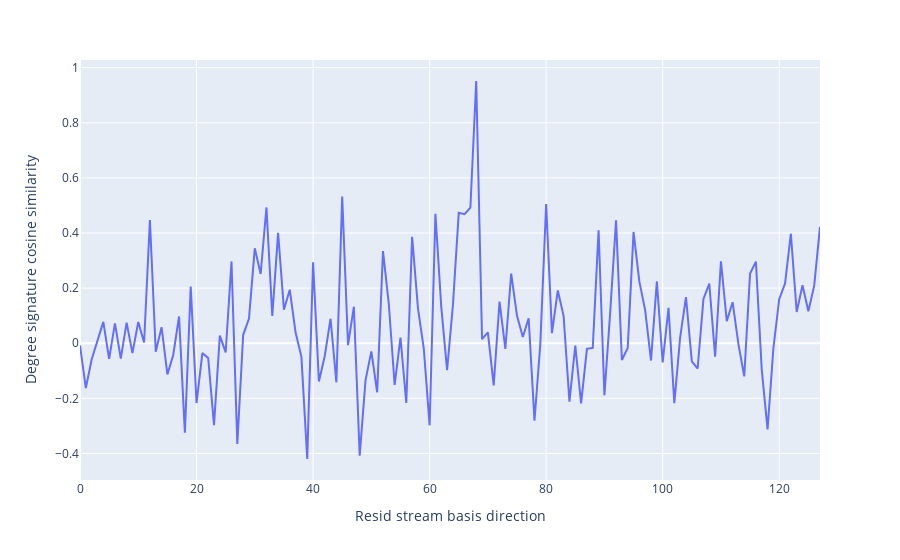

Source (notebook cell):
### Markdown cell above
This plot makes me pretty confident that what we observed before is not a coincidence and that the non-linear mlp is preserving the degree pattern in a linear way by rotating and scaling it to roughly line up with the 68th basis direction of the residual stream.

We can gather more evidence for this by taking a batch of input graphs and, for each graph, doing the following:
1. Consider the output of head 0.2 and find the residual direction corresponding to degree that this head writes to.
2. For each vertex find the coefficient of this direction vector that scales the vector, encoding the degree of the vertex.
3. Form the 10 dimensional vector of these coefficients. This can be thought of as the "degree signature" of that specific graph and can be clearly visualised by looking at the columns of the output of head 0.2 ('result' plot above).
4. Record the cosine similarity between the degree signature and each column of the post mlp residual stream.

Once completed for each graph, average these results across the whole batch.

These cosine similarities us the extent to which the relative sizes of the vectors in the "degree direction" pre mlp match the relative sizes of the vectors in the "$i^{th}$ basis direction" post mlp (for each $i$ in $[0,...,127]$).

### Code cell
def get_degree_signature_resid_basis_cossim(pre_mlp,post_mlp):
    return einops.einsum(
        pre_mlp/pre_mlp.norm(dim=1).unsqueeze(1),post_mlp/post_mlp.norm(dim=1).unsqueeze(1),
        "batch n_vertices d_model, batch n_vertices d_model -> d_model "
    ).detach()/pre_mlp.shape[0]

post_mlp = batch_cache['resid_pre',1]
head_0_2_output_pre_mlp = batch_cache['result',0][:,:,2]

cossims = get_degree_signature_resid_basis_cossim(head_0_2_output_pre_mlp,post_mlp)

px.line(
    y=cossims,
    labels={"x": "Resid stream basis direction", "y": "Degree signature cosine similarity"},
).show()

### Figure 1 — Plotly figure (JSON) as saved in the notebook; plotly's stock layout.template omitted (floating-point values rounded to 4 significant figures)
{"data": [{"hovertemplate": "Resid stream basis direction=%{x}<br>Degree signature cosine similarity=%{y}<extra></extra>", "legendgroup": "", "line": {"color": "#636efa", "dash": "solid"}, "marker": {"symbol": "circle"}, "mode": "lines", "name": "", "orientation": "v", "showlegend": false, "type": "scatter", "x": [0, 1, 2, 3, 4, 5, 6, 7, 8, 9, 10, 11, 12, 13, 14, 15, 16, 17, 18, 19, 20, 21, 22, 23, 24, 25, 26, 27, 28, 29, 30, 31, 32, 33, 34, 35, 36, 37, 38, 39, 40, 41, 42, 43, 44, 45, 46, 47, 48, 49, 50, 51, 52, 53, 54, 55, 56, 57, 58, 59, 60, 61, 62, 63, 64, 65, 66, 67, 68, 69, 70, 71, 72, 73, 74, 75, 76, 77, 78, 79, 80, 81, 82, 83, 84, 85, 86, 87, 88, 89, 90, 91, 92, 93, 94, 95, 96, 97, 98, 99, 100, 101, 102, 103, 104, 105, 106, 107, 108, 109, 110, 111, 112, 113, 114, 115, 116, 117, 118, 119, 120, 121, 122, 123, 124, 125, 126, 127], "xaxis": "x", "y": [-0.007962, -0.1628, -0.05889, 0.00921, 0.07745, -0.05682, 0.07217, -0.05608, 0.07459, -0.03596, 0.07675, 0.002666, 0.4473, -0.0312, 0.05836, -0.1131, -0.04283, 0.09709, -0.3248, 0.2053, -0.2171, -0.03604, -0.05331, -0.2971, 0.02777, -0.03344, 0.2967, -0.3661, 0.0295, 0.08974, 0.3446, 0.2512, 0.4927, 0.09891, 0.4002, 0.1217, 0.1939, 0.03873, -0.04949, -0.4203, 0.2933, -0.1391, -0.04733, 0.08885, -0.1421, 0.5325, -0.00715, 0.1325, -0.4081, -0.1349, -0.02967, -0.178, 0.334, 0.1423, -0.1516, 0.02053, -0.217, 0.3865, 0.1271, -0.01927, -0.2984, 0.4695, 0.1319, -0.09747, 0.1376, 0.473, 0.4683, 0.492, 0.9515, 0.01444, 0.03914, -0.153, 0.1512, -0.02091, 0.2528, 0.09938, 0.02223, 0.09034, -0.281, -0.004242, 0.5053, 0.03638, 0.1916, 0.09845, -0.212, -0.008405, -0.2183, -0.02058, -0.01704, 0.4099, -0.189, 0.1144, 0.4456, -0.06111, -0.01707, 0.4036, 0.2231, 0.1191, -0.06285, 0.2245, -0.06988, 0.1283, -0.2178, 0.02153, 0.1674, -0.06603, -0.09195, 0.161, 0.2163, -0.04932, 0.2972, 0.08028, 0.1488, -0.003195, -0.1205, 0.2528, 0.2959, -0.09508, -0.3125, -0.01832, 0.1599, 0.2163, 0.3972, 0.1132, 0.2102, 0.1162, 0.2078, 0.422], "yaxis": "y"}], "layout": {"legend": {"tracegroupgap": 0}, "margin": {"t": 60}, "xaxis": {"anchor": "y", "domain": [0, 1], "title": {"text": "Resid stream basis direction"}}, "yaxis": {"anchor": "x", "domain": [0, 1], "title": {"text": "Degree signature cosine similarity"}}}}
